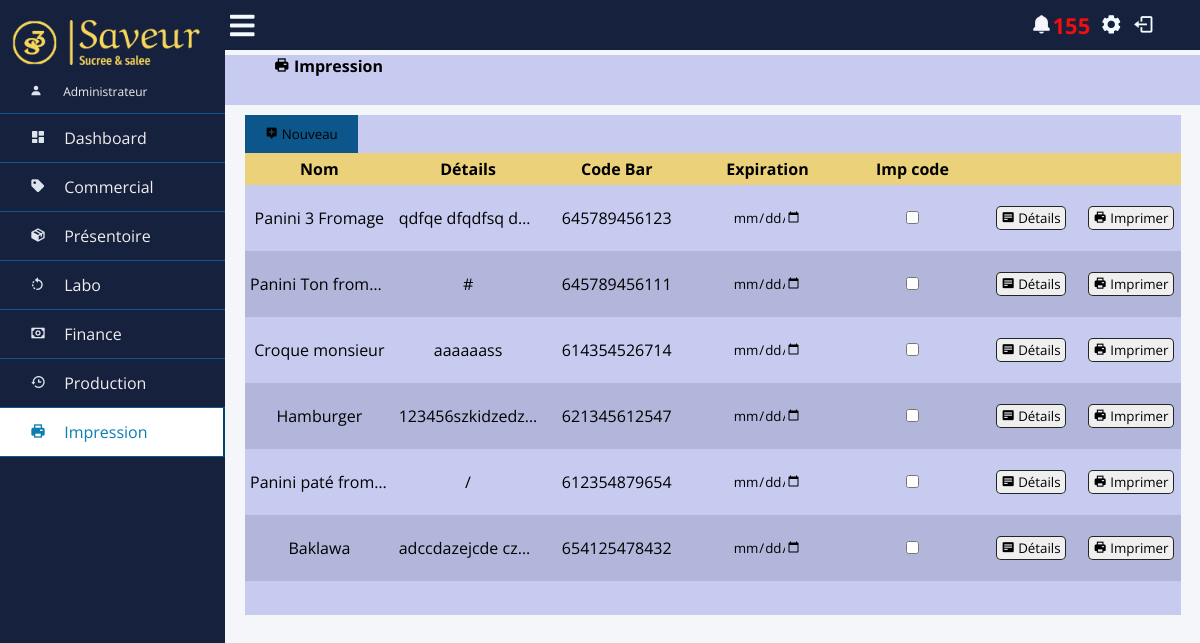
Screenshot of /impression/ (signed in) with the database file from the repository.
### app/models.py (models this page shows)
class impression(models.Model):
    nom = models.TextField()
    details = models.TextField()
    code_bar = models.TextField(default="000000000000")
    expiration = models.DateField(null=True,default=None)

### app/views.py (the view)
# urls.py: path('impression/', v.impression_view),
def impression_view(request):
    if not request.user.is_authenticated:
        return redirect("/login/")
    if not request.user.is_superuser and not request.user.is_staff:
        return redirect("/commercial/")
    make_notif()
    notif_count = notif.objects.filter(etat=notif.etats.NONLU).count()
    active_link = 'impression'
    imps = impression.objects.all()
    if request.method == 'POST':
        nom = request.POST.get('nom')
        details = request.POST.get('details')
        bar = request.POST.get('bar')
        impression.objects.create(nom=nom,details=details,code_bar=bar)
        return redirect('/impression/')
    else:
        return render(request,'app/impression.html',{"active_link":active_link,"imps":imps,"notif_count":notif_count})

### app/views.py (called while the page is built)
def make_notif():
    products = produit.objects.all()
    elements = element.objects.all()
    for p in products :
        if p.quantite <= p.minimum :
            c = "Le Produit " + str(p.nom) + " est bientot en rupture : quantité disponible ("+str(p.quantite)+")"
            if notif.objects.filter(content=c):
                pass
            else:
                notif.objects.create(content=c)
    for e in elements :
        if e.quantite <= e.minimum :
            c = "Le stock " + str(e.nom) + " est bientot en rupture : quantité disponible ("+str(e.quantite)+")"
            if notif.objects.filter(content=c):
                pass
            else:
                notif.objects.create(content=c)

### templates/app/impression.html (shortened to what this page needs)
{% extends "base.html" %}
{% load static %}
{% block stylesheets %}
<link rel="stylesheet" href="{% static 'app/base.css' %}">
<link rel="stylesheet" href="{% static 'app/impression.css' %}">
{% endblock stylesheets %}
{% block content %}
<div class="selection_bar">
    <p><i class='bx bxs-printer'></i> Impression </p>
</div>
<div class="content_area">
<button id="button_new"><i class='bx bxs-message-alt-add'></i> Nouveau</button>
<table id="content_table">
<thead>
    <tr>
        <th>Nom</th>
        <th id="dt">Détails</th>
        <th id="qt_t">Code Bar</th>
        <th id="dt">Expiration</th>
        <th id="dt">Imp code</th>
        <th id="detaills_t"></th>
        <th id="detaills_t"></th>
    </tr>
</thead>
<tbody>
{% for imp in imps%}
<tr>
    <form action={{imp.id}}>
    <td class="produit_name">{{imp.nom}}</td>
    <td class="produit_name" id="details">{{imp.details}}</td>
    <td id="code" class="code">{{imp.code_bar}}</td>
    <td><input type="date" name="dt_exp"></td>
    <td><input type="checkbox" id="imp_code" name="imp_code"></td>
    <td id="detaills_t"> <button type="submit"><i class='bx bxs-detail'></i> Détails</button> </td> </form>
    <td><button onclick="printer(this)"><i class='bx bxs-printer'></i> Imprimer</button> </td>  </form>
</tr>
{%endfor%}
</tbody>
</table>
</div>
{%endblock content%}

### static/app/base.css (style rules this page uses)
* { list-style: none; text-decoration: none; margin: 0; padding: 0; box-sizing: border-box; font-family: 'Open Sans', sans-serif; scrollbar-width: none; }
body { background: #f5f6fa; scrollbar-width: none; }
.info table { width: 100%; border-collapse: collapse; table-layout: auto; }
.info table tbody tr:nth-child(even) { background-color: #16213e1e }
.info table thead th { height: 30px; background: #f7d55ac7 ; border: 0px; color: black; padding: 5px ; }
.info table tbody td { text-align: center; padding-top: 10px; padding-bottom: 10px ; padding-left: 5px; padding-right: 5px; overflow: hidden; text-overflow: clip; white-space: nowrap; }
.info table tbody td button { transition-duration: 0.4s; padding: 2px 4px; border-radius: 5px; border: 0.5px solid #161816ef; }
.info table tbody td input { background: transparent; border: 0px; text-align: center; }
input[type=text],[type=number],[type=date],[type=email], select { width: 80%; padding: 12px 20px; margin: 8px 5px; display: inline-block; border: 1px solid #ccc; border-radius: 4px; box-sizing: border-box; }

### static/app/impression.css (style rules this page uses)
.selection_bar { width: 100%; height: 50px; background:#C6CBEF ; display: inline-block; vertical-align:middle; text-align: end; overflow-y: hidden ; }
.selection_bar p { text-align: left; width: 20%; display: inline-block; margin: 0px; margin-right: 75%; font-weight: bold; }
.content_area { margin: 10px 20px; width: 96%; height: 500px; background:#C6CBEF ; scrollbar-width: thin; overflow: scroll; }
.content_area #button_new { display: inline-block; padding: 10px 20px; background:#0d568b ; color: black; border: 0px; }
#detaills_t { width: 100px; }
#content_table tbody tr:nth-child(even) { background-color: #16213e1e }
#content_table thead th { height: 30px; background: #f7d55ac7 ; border: 0px; color: black; padding: 5px ; }
#content_table tbody tr td { text-align: center; padding-top: 10px; padding-bottom: 10px ; padding-left: 5px; padding-right: 5px; max-width: 90px; overflow: hidden; text-overflow: ellipsis; white-space: nowrap; }
.modal-contents input[type=text],[type=number],[type=date],select { margin: 5px 10px; display: inline; width: 60%; padding: 8px; border: 1px solid gray; }

### rows the page displays
impression: nom "Panini 3 Fromage", details "qdfqe dfqdfsq d…", code_bar "645789456123"
impression: nom "Panini Ton from…", details "#", code_bar "645789456111"
impression: nom "Croque monsieur", details "aaaaaass", code_bar "614354526714"
impression: nom "Hamburger", details "123456szkidzedz…", code_bar "621345612547"
impression: nom "Panini paté from…", details "/", code_bar "612354879654"
impression: nom "Baklawa", details "adccdazejcde cz…", code_bar "654125478432"

### other values shown
{{ notif_count }} "155"
